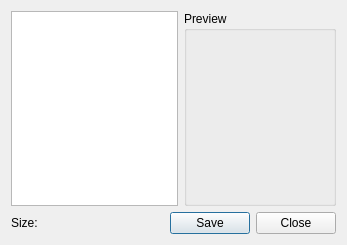
<?xml version="1.0" encoding="UTF-8"?>
<ui version="4.0">
 <class>FrmBlobDetails</class>
 <widget class="QDialog" name="FrmBlobDetails">
  <property name="geometry">
   <rect>
    <x>0</x>
    <y>0</y>
    <width>347</width>
    <height>245</height>
   </rect>
  </property>
  <property name="windowTitle">
   <string>BLOB Details</string>
  </property>
  <layout class="QVBoxLayout" name="verticalLayout">
   <item>
    <layout class="QHBoxLayout" name="horizontalLayout_2">
     <item>
      <widget class="QPlainTextEdit" name="pteText">
       <property name="readOnly">
        <bool>true</bool>
       </property>
      </widget>
     </item>
     <item>
      <widget class="QGroupBox" name="groupBox">
       <property name="title">
        <string>Preview</string>
       </property>
       <layout class="QVBoxLayout" name="verticalLayout_2">
        <item>
         <widget class="QLabel" name="lblPreview">
          <property name="sizePolicy">
           <sizepolicy hsizetype="Fixed" vsizetype="Fixed">
            <horstretch>0</horstretch>
            <verstretch>0</verstretch>
           </sizepolicy>
          </property>
          <property name="minimumSize">
           <size>
            <width>128</width>
            <height>128</height>
           </size>
          </property>
          <property name="maximumSize">
           <size>
            <width>128</width>
            <height>128</height>
           </size>
          </property>
          <property name="text">
           <string/>
          </property>
          <property name="alignment">
           <set>Qt::AlignCenter</set>
          </property>
         </widget>
        </item>
       </layout>
      </widget>
     </item>
    </layout>
   </item>
   <item>
    <layout class="QHBoxLayout" name="horizontalLayout">
     <item>
      <widget class="QLabel" name="lblSize">
       <property name="text">
        <string>Size:</string>
       </property>
      </widget>
     </item>
     <item>
      <spacer name="horizontalSpacer">
       <property name="orientation">
        <enum>Qt::Horizontal</enum>
       </property>
       <property name="sizeHint" stdset="0">
        <size>
         <width>40</width>
         <height>20</height>
        </size>
       </property>
      </spacer>
     </item>
     <item>
      <widget class="QPushButton" name="btnSave">
       <property name="text">
        <string>Save</string>
       </property>
       <property name="icon">
        <iconset resource="resursi.qrc">
         <normaloff>:/icons/icons/save.png</normaloff>:/icons/icons/save.png</iconset>
       </property>
      </widget>
     </item>
     <item>
      <widget class="QPushButton" name="btnClose">
       <property name="text">
        <string>Close</string>
       </property>
      </widget>
     </item>
    </layout>
   </item>
  </layout>
 </widget>
 <resources>
  <include location="resursi.qrc"/>
 </resources>
 <connections/>
</ui>
